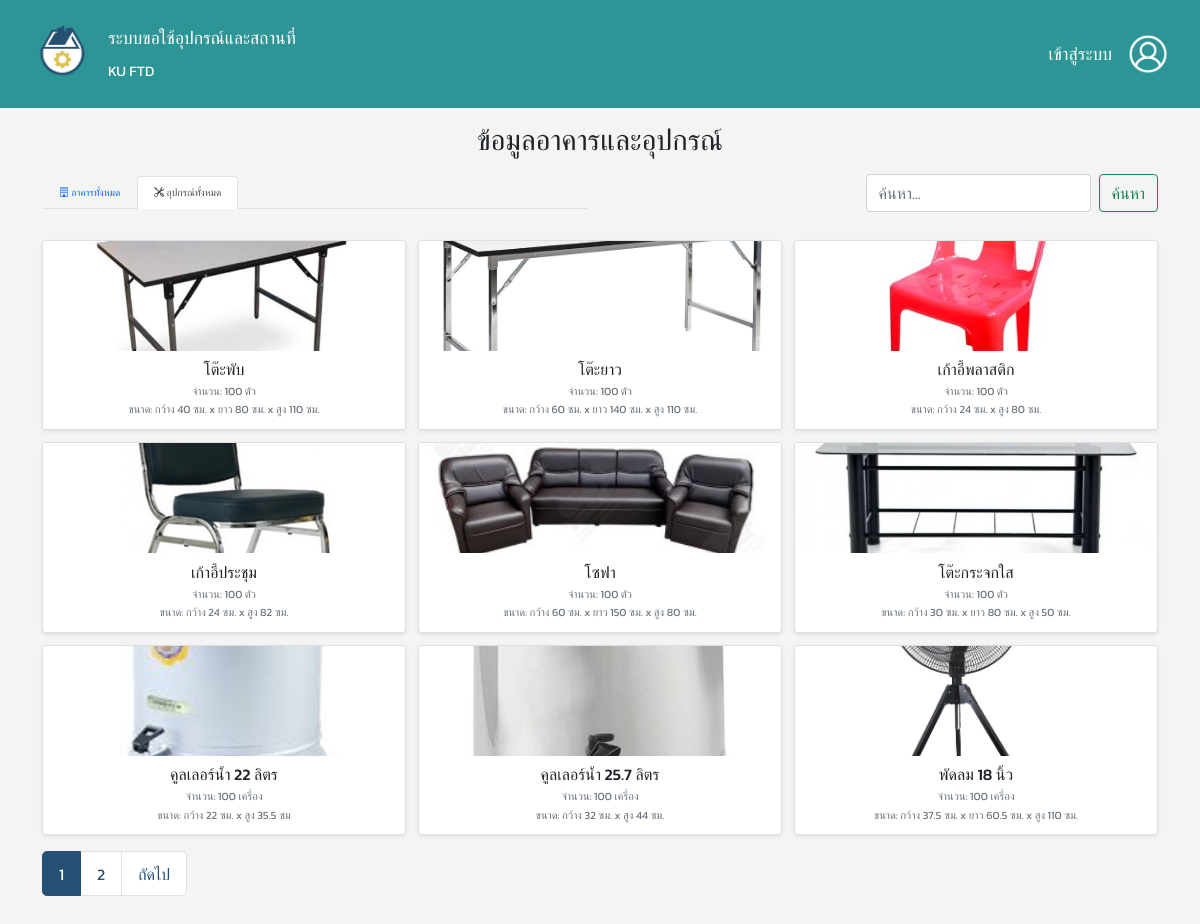
The page /?mode=equipment on the database as committed earlier.
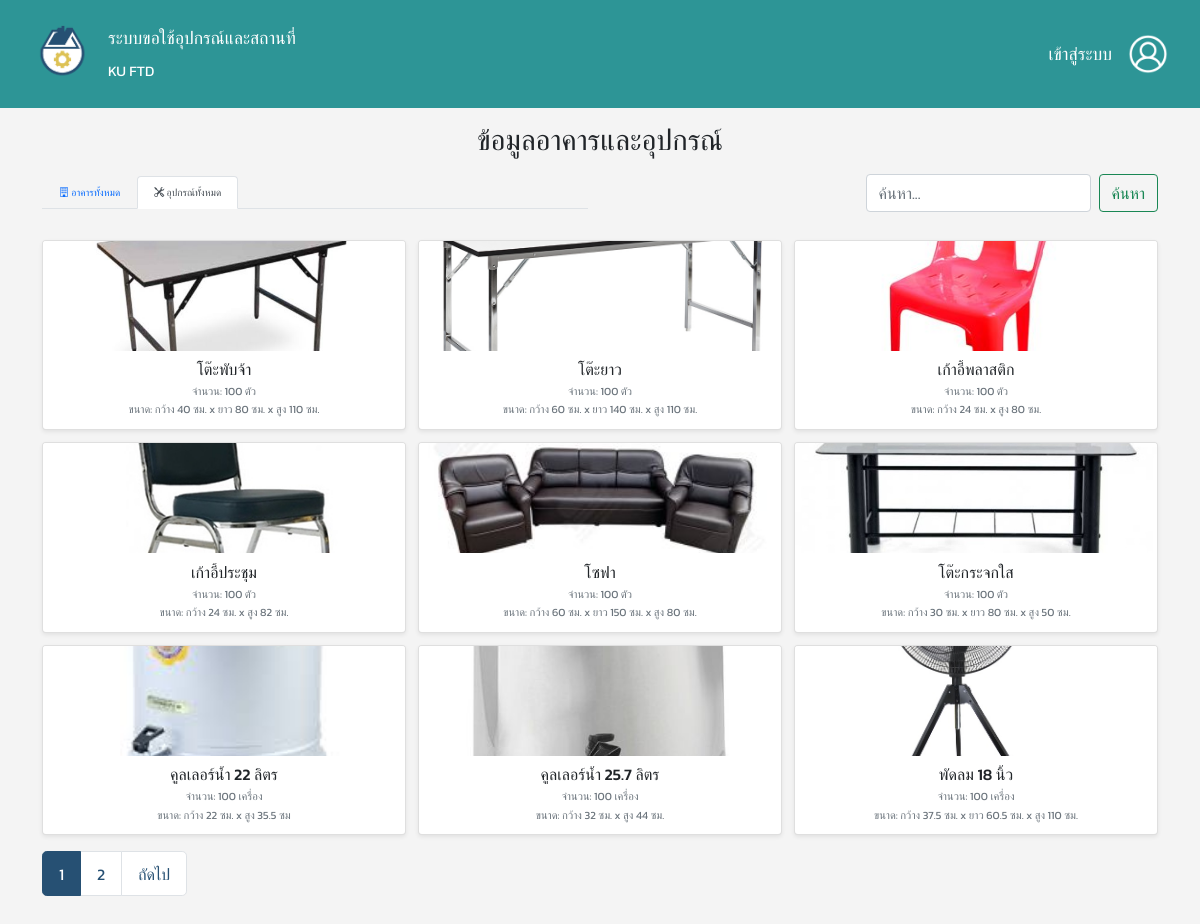
The same page on the database as committed later.
### tables this page shows
CREATE TABLE `equipments` (
  `equip_id` int(10) NOT NULL,
  `equip_name` varchar(100) NOT NULL,
  `quantity` int(3) NOT NULL,
  `measure` varchar(50) NOT NULL,
  `size` varchar(100) NOT NULL,
  `equip_pic` varchar(255) NOT NULL
);

### php/user_data-view.php (called while the page is built, shortened)
<?php
include 'database/database.php';
$items_per_page = 9;
$current_page = isset($_GET['page']) ? (int)$_GET['page'] : 1;
$offset = ($current_page - 1) * $items_per_page;
$search_query = isset($_GET['search']) ? trim($_GET['search']) : '';
$search_param = '%' . $search_query . '%';
$mode = isset($_GET['mode']) ? $_GET['mode'] : 'buildings';
$data = [];
$total_items = 0;
try {
    if ($mode == 'buildings') {
        $sql_count = "SELECT COUNT(DISTINCT b.building_id)
                    FROM buildings b
                    LEFT JOIN facilities f ON b.building_id = f.building_id
                    WHERE b.building_name LIKE ? OR f.facility_name LIKE ?";
        $stmt_count = $conn->prepare($sql_count);
        $stmt_count->bind_param("ss", $search_param, $search_param);
        $stmt_count->execute();
        $stmt_count->bind_result($total_items);
        $stmt_count->fetch();
        $stmt_count->close();
        $sql_data = "SELECT
                        b.building_id,
                        b.building_name,
                        b.building_pic,
                        GROUP_CONCAT(
                            CASE
                                WHEN f.facility_name LIKE ? THEN f.facility_name
                                ELSE NULL
                            END
                            SEPARATOR ', '
                        ) AS matched_facilities
                    FROM buildings b
                    LEFT JOIN facilities f ON b.building_id = f.building_id
                    WHERE b.building_name LIKE ? OR f.facility_name LIKE ?
                    GROUP BY b.building_id, b.building_name, b.building_pic
                    ORDER BY CAST(b.building_id AS UNSIGNED) ASC
                    LIMIT ? OFFSET ?";
        $stmt_data = $conn->prepare($sql_data);
        $stmt_data->bind_param("sssii", $search_param, $search_param, $search_param, $items_per_page, $offset);
        $stmt_data->execute();
        $result_data = $stmt_data->get_result();
        while ($row = $result_data->fetch_assoc()) {
            $data[] = $row;
        }
        $stmt_data->close();
    } elseif ($mode == 'equipment') {
        $sql_count = "SELECT COUNT(*) FROM equipments WHERE equip_name LIKE ?";
        $stmt_count = $conn->prepare($sql_count);
        $stmt_count->bind_param("s", $search_param);
        $stmt_count->execute();
        $stmt_count->bind_result($total_items);
        $sql_data = "SELECT equip_id, equip_name, quantity, measure, size, equip_pic FROM equipments WHERE equip_name LIKE ? ORDER BY equip_id ASC LIMIT ? OFFSET ?";
        $stmt_data = $conn->prepare($sql_data);
        $stmt_data->bind_param("sii", $search_param, $items_per_page, $offset);
        $stmt_data->execute();
        $result_data = $stmt_data->get_result();
        while ($row = $result_data->fetch_assoc()) {
            $data[] = $row;
        }
    }
} catch (Exception $e) {
    error_log("Database Error: " . $e->getMessage());
}
$total_pages = ceil($total_items / $items_per_page);
?>

### index.php (the view, shortened to what this page needs)
<?php
    include 'database/database.php';
    require_once 'php/user_data-view.php';
?>
<!DOCTYPE html>
<html lang="th">
<head>
    <?php include 'header.php'?>
    <link href='https://cdn.jsdelivr.net/npm/fullcalendar@5.11.3/main.min.css' rel='stylesheet' />
</head>
<body>
    <nav class="navbar navbar-dark navigator">
        <div class="container-fluid">
            <div class="d-flex align-items-center gap-3">
                <img src="./images/logo.png" class="img-fluid logo" alt="Logo">
                <div class="d-flex flex-column">
                    <span class="navbar-brand mb-0 fs-5 fs-md-4">ระบบขอใช้อุปกรณ์และสถานที่</span>
                    <span class="navbar-brand mb-0 fs-6 fs-md-5">KU FTD</span>
                </div>
            </div>
            <div class="d-flex align-items-center ms-auto">
                <a class="navbar-brand mb-0 fs-5 fs-md-4" href="login-page.php">เข้าสู่ระบบ</a>
                <a href="login-page.php">
                    <img src="./images/user_button.png" class="img-fluid logo" style="width:40px; height:40px; object-fit:cover;" alt="User Button">
                </a>
            </div>
        </div>
    </nav>
    <div class="container mt-0">
        <h1 class="mb-3 text-center">ข้อมูลอาคารและอุปกรณ์</h1>
        <div class="row mb-3 align-items-center">
            <div class="col-md-6">
                <ul class="nav nav-tabs">
                    <li class="nav-item">
                        <a class="nav-link <?php echo ($mode == 'buildings' || $mode == 'building_detail' || $mode == 'facility_detail') ? 'active' : ''; ?>" aria-current="page" href="?mode=buildings">
                            <i class="bi bi-building"></i> อาคารทั้งหมด
                        </a>
                    </li>
                    <li class="nav-item">
                        <a class="nav-link <?php echo ($mode == 'equipment' || $mode == 'equip_detail') ? 'active' : ''; ?>" href="?mode=equipment">
                            <i class="bi bi-tools"></i> อุปกรณ์ทั้งหมด
                        </a>
                    </li>
                </ul>
            </div>
            <div class="col-md-6">
                <div class="d-flex justify-content-end">
                    <form class="d-flex" action="" method="GET">
                        <input class="form-control me-2" type="search" placeholder="ค้นหา..." aria-label="Search" name="search" value="<?php echo htmlspecialchars($search_query); ?>">
                            <button class="btn btn-outline-success" type="submit">ค้นหา</button>
                    </form>
                </div>
            </div>
        </div>
        <?php
        if ($mode == 'facility_detail' && $detail_item):
            $back_link = '?mode=building_detail&building_id=' . htmlspecialchars($detail_item['building_id']);
        ?>
            <div class="card p-3 my-3">
                <h2 class="card-title mb-3">รายละเอียดสถานที่: <?php echo htmlspecialchars($detail_item['facility_name']); ?></h2>
                <div class="row">
                    <div class="col-12 col-md-4 text-center">
                        <?php if ($detail_item['facility_pic'] && file_exists($detail_item['facility_pic'])): ?>
                            <img src="<?php echo htmlspecialchars($detail_item['facility_pic']); ?>" class="detail-img img-fluid" alt="Facility Picture">
                        <?php else: ?>
                            <img src="./images/placeholder.png" class="detail-img img-fluid" alt="No Image">
                        <?php endif; ?>
                    </div>
                    <div class="col-12 col-md-8 details-text">
                        <p class="mb-1"><strong>ชื่อสถานที่:</strong> <?php echo htmlspecialchars($detail_item['facility_name']); ?></p>
                        <p class="mb-1"><strong>รายละเอียด:</strong> <?php echo nl2br(htmlspecialchars($detail_item['facility_des'])); ?></p>
                        <p class="mb-1"><strong>อาคาร:</strong> <?php echo htmlspecialchars($detail_item['building_id']); ?></p>
                        <p class="mb-1"><strong>ชื่ออาคาร:</strong> <?php echo htmlspecialchars($detail_item['building_name']); ?></p>
                    </div>
                </div>
                <div class="d-flex justify-content-start mt-3">
                    <a href="<?php echo htmlspecialchars($back_link); ?>" class="btn btn-secondary">ย้อนกลับ</a>
                </div>
            </div>
        <?php
        else:
            if (empty($data)):
        ?>
                <div class="alert alert-info text-center mt-4">
                    <?php if (!empty($search_query)): ?>
                        ไม่พบข้อมูลที่คุณค้นหา "<?php echo htmlspecialchars($search_query); ?>"
                    <?php else: ?>
                        <?php if ($mode == 'buildings'): ?>
                            ยังไม่มีข้อมูลอาคารในระบบ
                        <?php elseif ($mode == 'equipment'): ?>
                            ยังไม่มีข้อมูลอุปกรณ์ในระบบ
                        <?php elseif ($mode == 'building_detail' && $detail_item): ?>
                            ยังไม่มีข้อมูลสถานที่ในอาคาร "<?php echo htmlspecialchars($detail_item['building_name']); ?>"
                        <?php endif; ?>
                    <?php endif; ?>
                </div>
        <?php
            else:
        ?>
                <div class="row row-cols-1 row-cols-sm-2 row-cols-md-2 row-cols-lg-3 g-2 mt-0">
                    <?php foreach ($data as $item): ?>
                        <div class="col">
                            <div class="card h-100 shadow-sm">
                                <?php
                                $img_src = './images/placeholder.png';
                                $item_name = '';
                                $link_href = '#';
                                if ($mode == 'buildings') {
                                    $img_src = ($item['building_pic'] && file_exists($item['building_pic'])) ? htmlspecialchars($item['building_pic']) : $img_src;
                                    $item_name = htmlspecialchars($item['building_name']);
                                    $link_href = '?mode=building_detail&building_id=' . htmlspecialchars($item['building_id']);
                                } elseif ($mode == 'equipment') {
                                    $img_src = ($item['equip_pic'] && file_exists($item['equip_pic'])) ? htmlspecialchars($item['equip_pic']) : $img_src;
                                    $item_name = htmlspecialchars($item['equip_name']);
                                    $link_href = '?mode=equip_detail&equip_id=' . htmlspecialchars($item['equip_id']);
                                } elseif ($mode == 'building_detail') {
                                    $img_src = ($item['facility_pic'] && file_exists($item['facility_pic'])) ? htmlspecialchars($item['facility_pic']) : $img_src;
                                    $item_name = htmlspecialchars($item['facility_name']);
                                    $link_href = '?mode=facility_detail&facility_id=' . htmlspecialchars($item['facility_id']);
                                }
                                ?>
                                <a href="<?php echo $link_href; ?>" class="card-img-link">
                                    <img src="<?php echo $img_src; ?>" class="card-img-top" alt="<?php echo $item_name; ?>">
                                </a>
                                <div class="card-body d-flex flex-column">
                                    <?php if ($mode == 'buildings'): ?>
                                        <h5 class="card-title text-center">
                                            อาคาร <?php echo htmlspecialchars($item['building_id']); ?>: <?php echo htmlspecialchars($item['building_name']); ?>
                                        </h5>
                                        <?php if (!empty($search_query) && !empty($item['matched_facilities'])): ?>
                                            <p class="card-text text-success mb-0 small text-center">
                                                <i class="bi bi-search"></i> : <?php echo htmlspecialchars($item['matched_facilities']); ?>
                                            </p>
                                        <?php endif; ?>
                                    <?php else:  ?>
                                        <h5 class="card-title text-center"><?php echo $item_name; ?></h5>
                                    <?php endif; ?>
                                    <?php if ($mode == 'equipment'): ?>
                                        <p class="card-text text-muted mb-0 small text-center">จำนวน: <?php echo htmlspecialchars($item['quantity'] . ' ' . $item['measure']); ?></p>
                                        <p class="card-text text-muted mb-0 small text-center">ขนาด: <?php echo htmlspecialchars($item['size']); ?></p>
                                    <?php elseif ($mode == 'building_detail'): ?>
                                        <p class="card-text text-muted mb-0 small text-center">รายละเอียด: <?php echo htmlspecialchars(mb_strimwidth($item['facility_des'], 0, 40, "...")); ?></p>
                                    <?php endif; ?>
                                </div>
                            </div>
                        </div>
                    <?php endforeach; ?>
                </div>
                <nav aria-label="Page navigation" class="pagination-container mt-2 mb-0">
                    <ul class="pagination pagination-lg">
                        <?php for ($i = 1; $i <= $total_pages; $i++): ?>
                            <li class="page-item <?php echo ($i == $current_page) ? 'active' : ''; ?>">
                                <a class="page-link" href="?mode=<?php echo htmlspecialchars($mode); ?>&page=<?php echo $i; ?><?php echo !empty($search_query) ? '&search=' . htmlspecialchars($search_query) : ''; ?><?php echo ($mode == 'building_detail' && isset($_GET['building_id'])) ? '&building_id=' . htmlspecialchars($_GET['building_id']) : ''; ?>">
                                    <?php echo $i; ?>
                                </a>
                            </li>
                        <?php endfor; ?>
                        <?php if ($current_page < $total_pages): ?>
                            <li class="page-item">
                                <a class="page-link" href="?mode=<?php echo htmlspecialchars($mode); ?>&page=<?php echo $current_page + 1; ?><?php echo !empty($search_query) ? '&search=' . htmlspecialchars($search_query) : ''; ?><?php echo ($mode == 'building_detail' && isset($_GET['building_id'])) ? '&building_id=' . htmlspecialchars($_GET['building_id']) : ''; ?>">ถัดไป</a>
                            </li>
                        <?php endif; ?>
                    </ul>
                </nav>
        <?php
            endif;
        endif;
        ?>
    </div>
</body>
</html>

### header.php (shortened to what this page needs)
<head>
    <link href="https://cdn.jsdelivr.net/npm/bootstrap@5.0.2/dist/css/bootstrap.min.css" rel="stylesheet">
    <link rel="stylesheet" href="https://cdn.jsdelivr.net/npm/bootstrap-icons@1.11.3/font/bootstrap-icons.min.css">
    <link href="style.css" rel="stylesheet">
</head>

### style.css (style rules this page uses)
body { font-size: 10px; font-family: "Kanit", sans-serif; font-style: normal; font-weight: 400; }
.navigator { background-color: #2D9596; flex-shrink: 0; padding: 20px; }
.logo { width: 80px; height: auto; }
html, body { height: 100%; margin: 0; padding: 0; overflow: hidden; display: flex; flex-direction: column; background-color: #f4f4f4; }
.navigator .navbar-brand.fs-5 { font-size: 1.1rem !important; }
.navigator .navbar-brand.fs-6 { font-size: 0.9rem !important; }
.navigator .logo { width: 60px; height: 60px; object-fit: cover; }
.navigator .navbar-brand { color: white; }
.navigator .img-fluid.logo[style*="width:40px"] { width: 40px !important; height: 40px !important; }
.container { flex-grow: 1; overflow-y: auto; padding-top: 15px; padding-bottom: 15px; }
.card-title { font-size: 1.0rem; margin-bottom: 0.25rem; white-space: nowrap; overflow: hidden; text-overflow: ellipsis; }
.card-img-top { width: 100%; height: 110px; object-fit: cover; }
.card-body { padding: 0.6rem; }
.card-text.small { font-size: 11px !important; margin-bottom: 0.1rem !important; }
.pagination .page-link { padding: 0.6rem 1.0rem; font-size: 1.0rem; }
.pagination-container { margin-top: 1rem !important; }
.pagination .page-item .page-link { color: #265073; background-color: #fff; border-color: #dee2e6; transition: all 0.2s ease-in-out; }
.pagination .page-item.active .page-link { color: #fff; background-color: #265073; border-color: #265073; }
.row.g-2 { --bs-gutter-x: 0.75rem; --bs-gutter-y: 0.75rem; }
h1 { margin-bottom: 0.75rem !important; font-size: 1.8rem; }
.card .card-img-link { display: block; text-decoration: none; cursor: pointer; transition: transform 0.2s ease-in-out; }

Rows that differ between the two databases and show on the page:
changed equipments "กว้าง 40 ซม. x ยาว 80 ซม. x สูง 110 ซม.": equip_name "โต๊ะพับ" → "โต๊ะพับจ้า"
